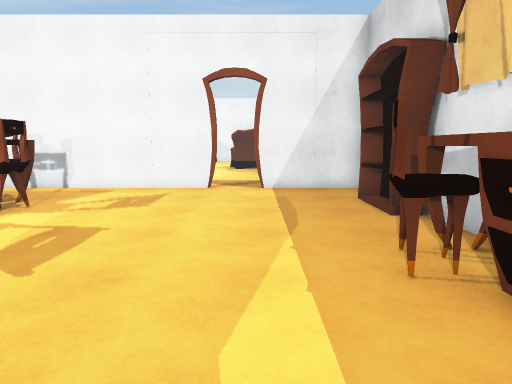
View 1 (above)

16 first-person views from a walk through a Unity game level. The camera is 1.5 m above the floor, tilts 8° down and sees 75° across. The floor is counted in squares, 1 m on a side. Each view is taken from the middle of a square. On the plan, view 1 faces up. The plan holds only what a view shows up to about 15 squares ahead; the rest is blank. The place goes on beyond the plan. Door leaves are left out, so doorways stand open. Some surface patterns are stand-ins.

View 2
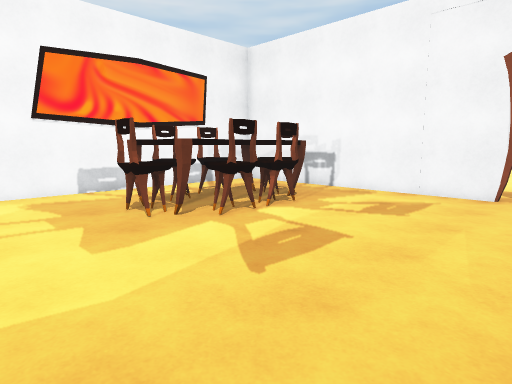

View 3
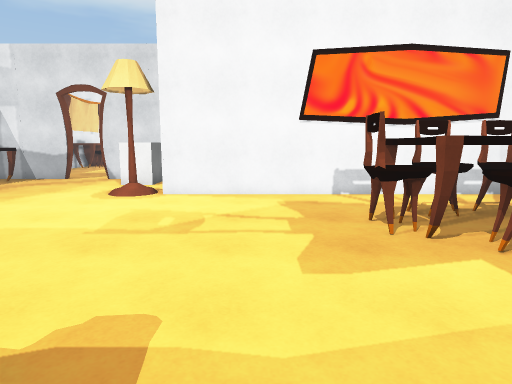

View 4
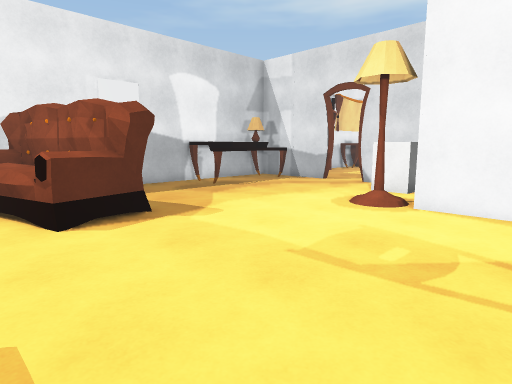

View 5
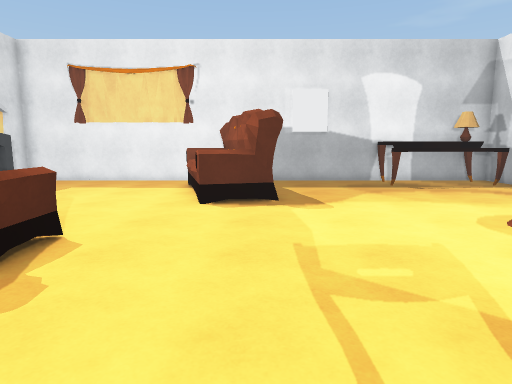

View 6
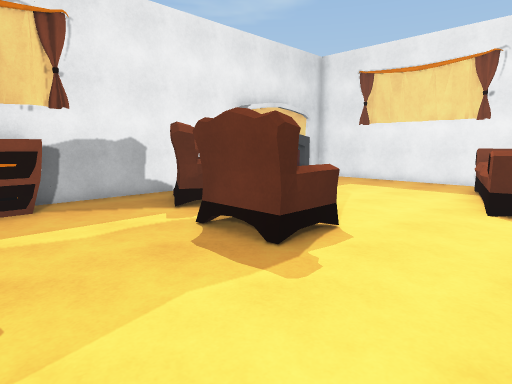

View 7
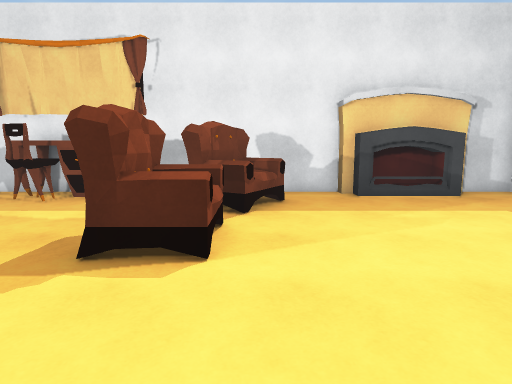

View 8
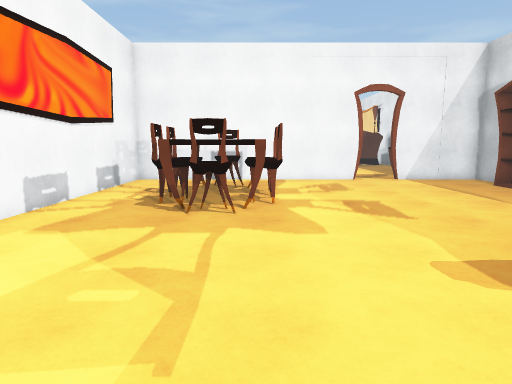

View 9
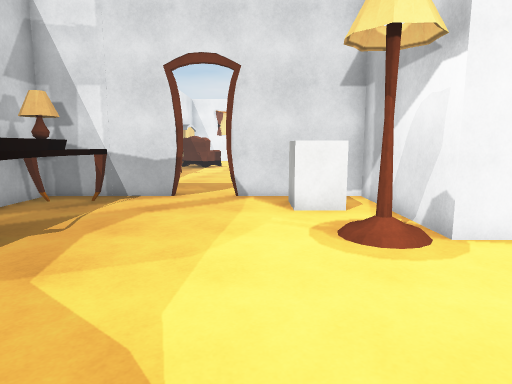

View 10
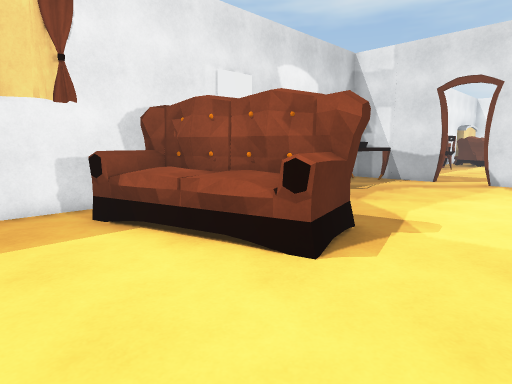

View 11
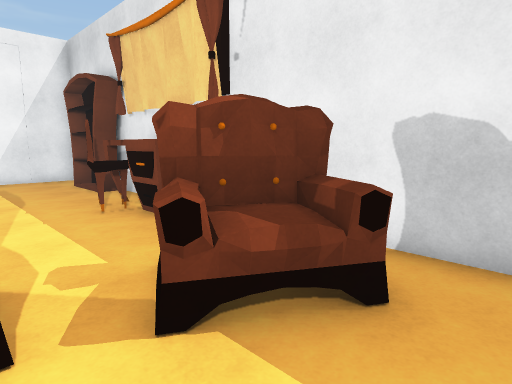

View 12
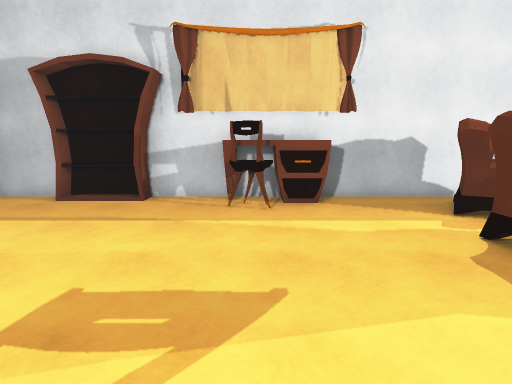

View 13
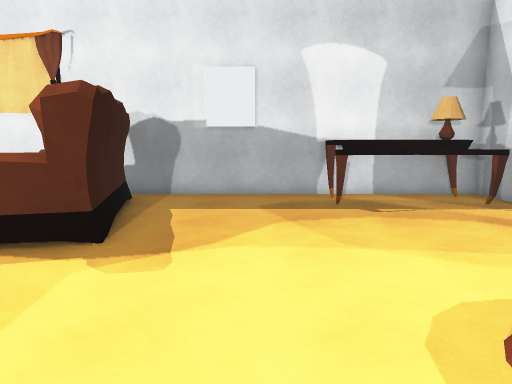

View 14
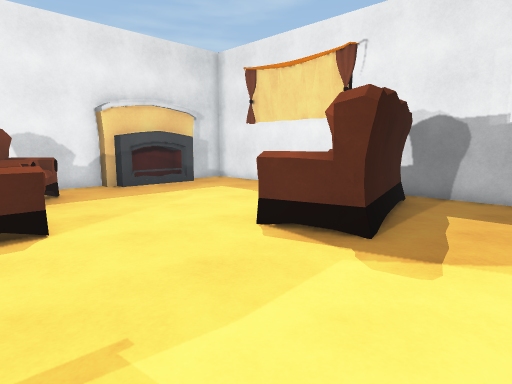

View 15
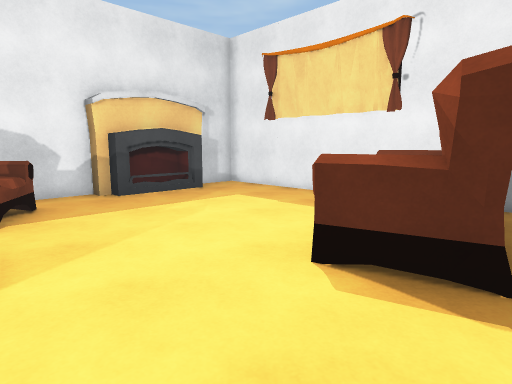

View 16
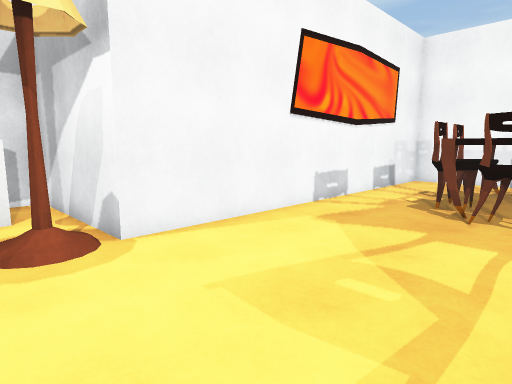

### Floor plan
Points are (right, up) in squares from view 1. A wall is a line through its corners. A room is listed if a view was taken in it or the views show most of it. See-through windows are left out.
Room 1 (views 1, 2, 3, 4, 5, 6, 7, 8, 9, 10, 11, 12, 13, 14, 15, 16)
walls: (3.7, -4.7) (3.7, 7.5); (-1.3, 11.7) (-11.2, 11.7) (-11.2, -0.9) (-15.8, -0.9) (-15.8, -4.9); (-15.8, -6.1) (-15.8, -10.2) (3.7, -10.2) (3.7, -8.6); (3.7, 9.8) (3.7, 11.7) (-0.1, 11.7)
ways out: open door at (-16, -5.5); open door at (-0.5, 12)
objects: table (-15, -9) to (-11, -8); block (-15, -3) to (-14, -2); chair (-9, 6) to (-8, 6); chair (-9, 7) to (-8, 8); table (-8, 5); table (-8, 9); chair (-7, 4) to (-7, 5); chair (-7, 9); sofa (-6, -9) to (-3, -5); table (-6, 5); chair (-6, 6) to (-5, 6); chair (-6, 7) to (-5, 8); table (-6, 9); sofa (-3, -1) to (-1, 0); sofa (0, -3) to (3, 0); other object (2, 2) to (3, 3); chair (2, 4); other object (3, -8) to (3, -5); other object (3, 5); other object (3, 7) to (3, 9)

Where each view was taken, in squares from view 1:
view 1: 0 up, 0 right, facing up
view 2: 1 up, 0 right, facing up-left
view 3: 2 up, 1 left, facing left
view 4: 2 up, 3 left, facing down-left
view 5: 4 up, 6 left, facing down
view 6: 4 up, 6 left, facing down-right
view 7: 2 down, 7 left, facing right
view 8: 3 down, 6 left, facing up
view 9: 4 down, 6 left, facing left
view 10: 2 down, 1 left, facing down-left
view 11: 4 down, 1 left, facing up-right
view 12: 4 up, 6 left, facing right
view 13: 0 up, 9 left, facing down
view 14: 0 up, 9 left, facing down-right
view 15: 1 down, 7 left, facing down-right
view 16: 3 down, 6 left, facing up-left
